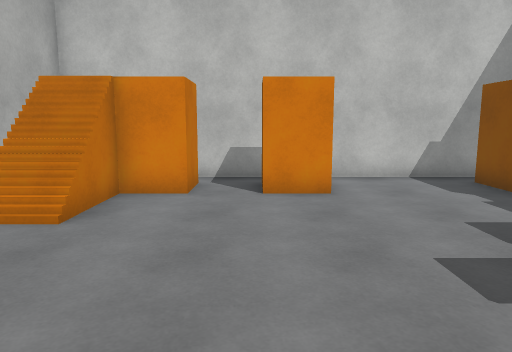
View 1 (above)

12 first-person views from a walk through a scene from a Unity 3-D project. The camera is 1.5 m above the floor, tilts 8° down and sees 70° across. The floor is counted in squares, 1 m on a side. Each view is taken from the middle of a square. On the plan, view 1 faces up. The plan holds only what a view shows up to about 16 squares ahead; the rest is blank. The player is left out. Surface patterns are stand-ins for the level's own textures.

View 2
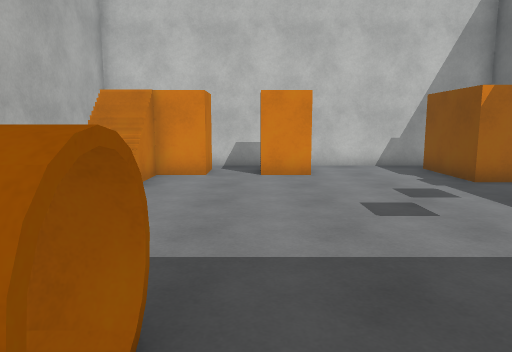

View 3
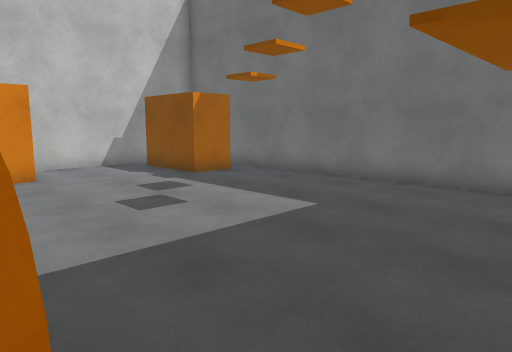

View 4
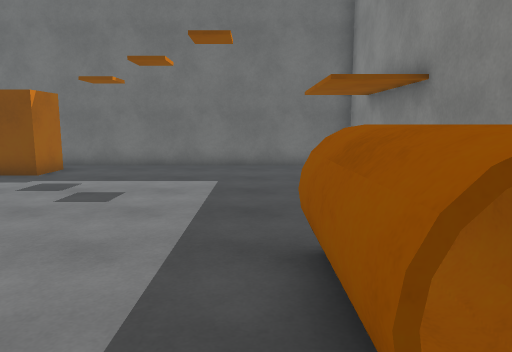

View 5
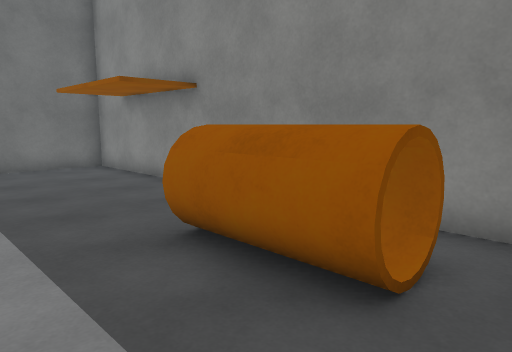

View 6
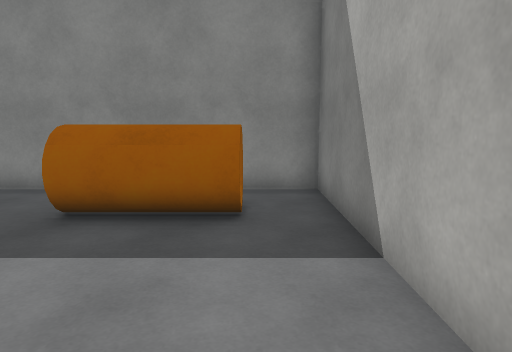

View 7
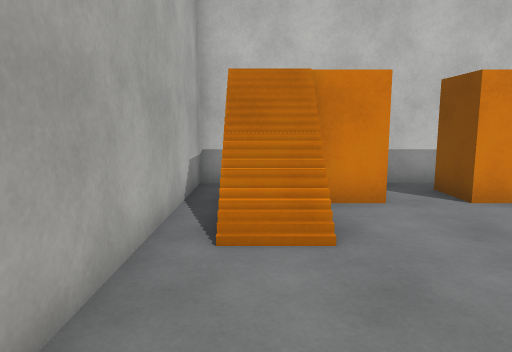

View 8
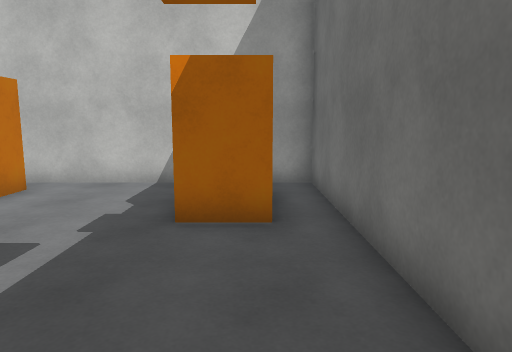

View 9
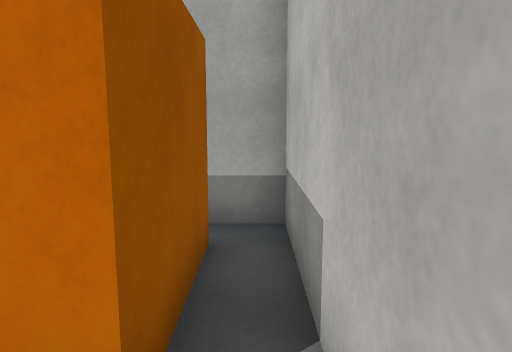

View 10
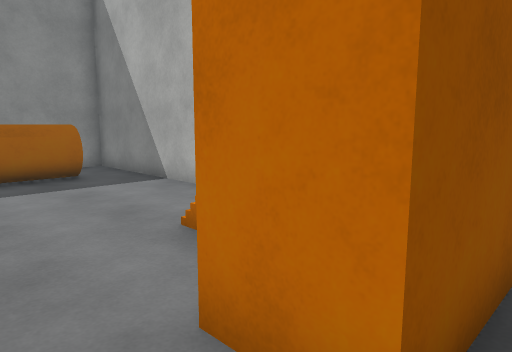

View 11
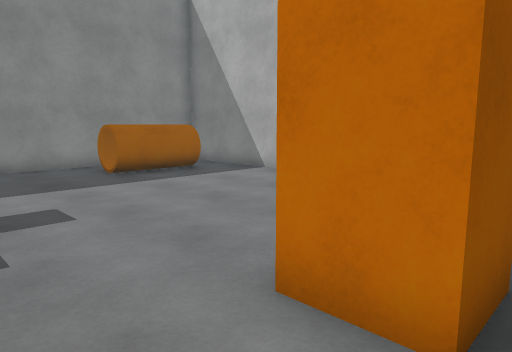

View 12
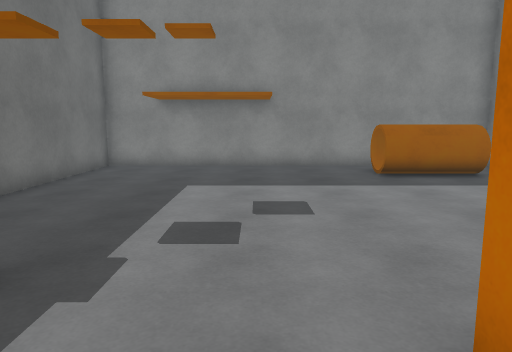

### Floor plan
Key: @ floor where view 1 was taken; # wall or solid block; . main floor; : floor 2.5 m higher than the main floor; / step, stairs or slope; = window, fence, low wall or low ledge; ^ raised ledge.
Columns run from 6 left of view 1 to 9 right of it. Each row starts with its distance up from view 1.
 11 ################
 10 #..............#
  9 #.:::.###...# .#
  8 #.//#.###...# .#
  7 #.//........##.#
  6 #./=...........#
  5 #..............#
  4 #..............#
  3 #..............#
  2 #..............#
  1 #..............#
  0 #.....@........#
 -1 #.^^^^.........#
 -2 #.#^^^.........#
 -3 #..............#
 -4 ################

Where each view was taken, in squares from view 1:
view 1: 0 up, 0 right, facing up
view 2: 3 down, 0 right, facing up
view 3: 3 down, 1 left, facing up-right
view 4: 0 up, 5 left, facing right
view 5: 2 up, 5 left, facing down-right
view 6: 5 up, 4 left, facing down
view 7: 1 up, 4 left, facing up
view 8: 1 up, 7 right, facing up
view 9: 10 up, 0 right, facing left
view 10: 10 up, 0 right, facing down-left
view 11: 10 up, 4 right, facing down-left
view 12: 10 up, 3 right, facing down
